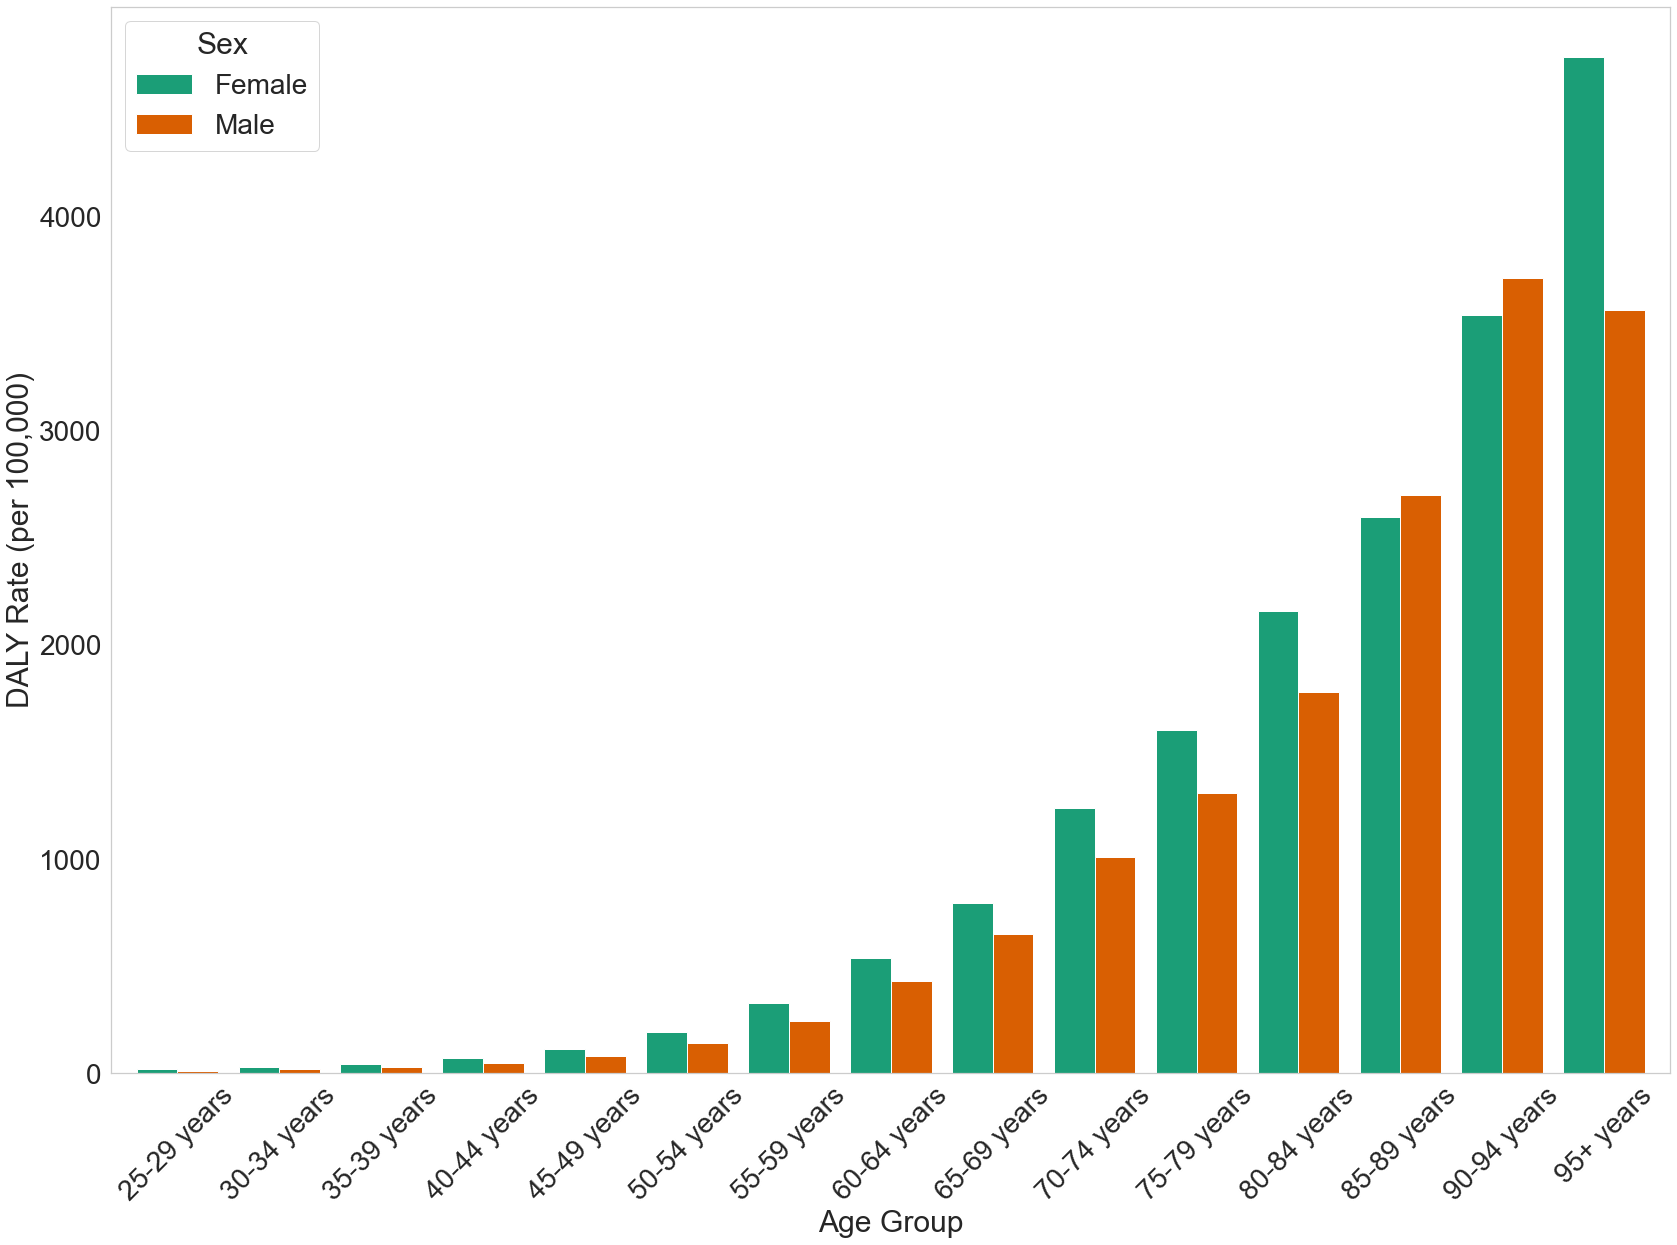

Here is the Python script that generated this plot:
# -*- coding: utf-8 -*-
"""
Created on Tue Jun 25 22:22:58 2024

@author: 61967
"""

# -*- coding: utf-8 -*-
"""
Created on Tue Jun 25 22:12:09 2024

@author: 61967
"""

# -*- coding: utf-8 -*-
"""
Created on Sat Jun  8 20:38:35 2024

@author: 61967
"""

import pandas as pd
import matplotlib.pyplot as plt
import seaborn as sns

# 加载数据
file_path = 'C:\\Users\\61967\\Desktop\\GBD\\China\\年龄段\\中国\DALY.csv'
data = pd.read_csv(file_path)

# 过滤数据，仅保留 "Low physical activity" 和 2021年的数据
filtered_activity_data = data[(data['rei'] == 'Low physical activity') & (data['year'] == 2021)]

# 去掉性别为 'Both' 的数据
filtered_activity_data = filtered_activity_data[filtered_activity_data['sex'] != 'Both']

# 创建透视表，索引为年龄组，列为位置，值为DALYs率
pivot_activity_data = filtered_activity_data.pivot_table(index='age', columns='sex', values='val')

# 设置风格为自然风格
sns.set(style="whitegrid", palette="muted")

# 修改配色
colors = {'Male': '#d95f02', 'Female': '#1b9e77'}  # 替换为橙色和绿色

# 设置字体大小
plt.rcParams.update({'font.size': 30})  # 更新全局字体大小

# 绘制并排柱状图
plt.figure(figsize=(24, 18))  # 调整图表大小
pivot_activity_data.plot(kind='bar', color=[colors[col] for col in pivot_activity_data.columns], figsize=(24, 18), width=0.8)
plt.title('', fontsize=30)
plt.xlabel('Age Group', fontsize=30)
plt.ylabel('DALY Rate (per 100,000)', fontsize=30)
plt.xticks(rotation=45, fontsize=28)
plt.yticks(fontsize=28)
plt.legend(title='Sex', fontsize=28, title_fontsize=30, loc='upper left')
plt.grid(False)
plt.tight_layout()

# 保存和显示图表
plt.show()
